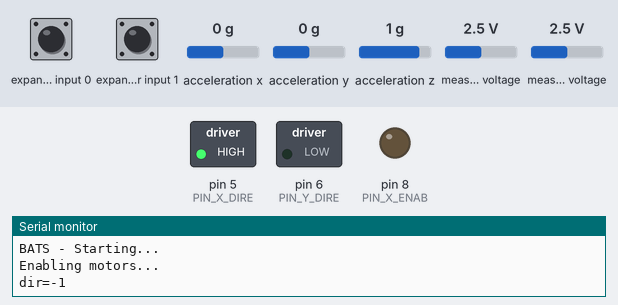
Recording of a sketch running on a simulated Arduino Uno, built with avr-gcc and run on an emulated ATmega328P. On the bench: switched loads named in the sketch (green lamp = pin HIGH), output pins drawn as LEDs (lit = HIGH), the last lines printed to the serial monitor. Wiring (inferred from the names in the program): Wii Nunchuk at I2C address 0x52. The inputs (shaded band) are chosen by the test bench; at power-on: measured voltage 2.5 V, expander input 0 HIGH, expander input 1 HIGH, acceleration x 0 g, acceleration y 0 g, acceleration z 1 g. Pins used as bus, display or sensor lines are not drawn.

Above: at 1.2 s.
1.3 s: measured voltage (sensor 200) set to 2.9 V
At 2.2 s:
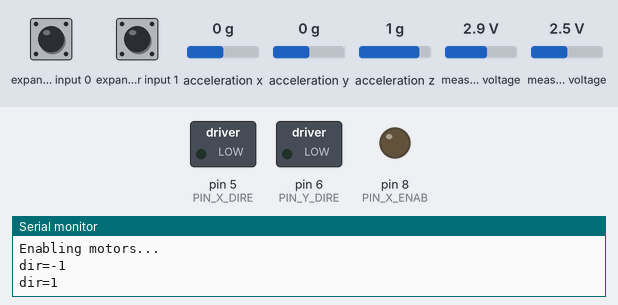
2.8 s: measured voltage (sensor 201) set to 2.3 V
At 3.3 s:
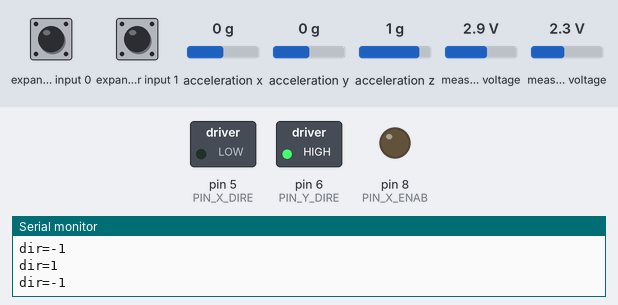
4.3 s: measured voltage (sensor 200) set to 2.7 V
5.8 s: measured voltage (sensor 200) set to 2.4 V
At 6.7 s:
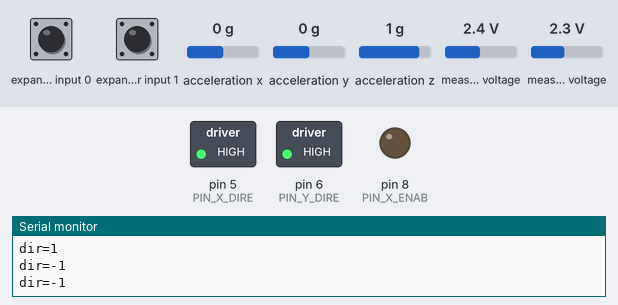
7.3 s: measured voltage (sensor 200) set to 3.8 V
At 8.0 s:
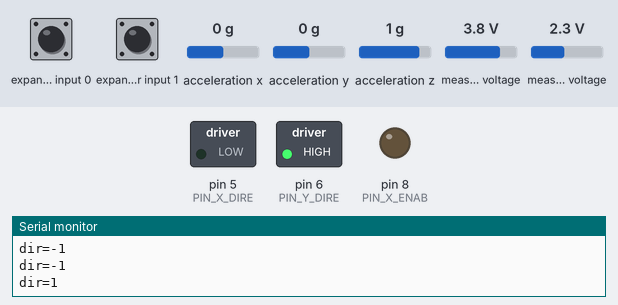
8.8 s: measured voltage (sensor 200) set to 0.1 V
At 10.2 s:
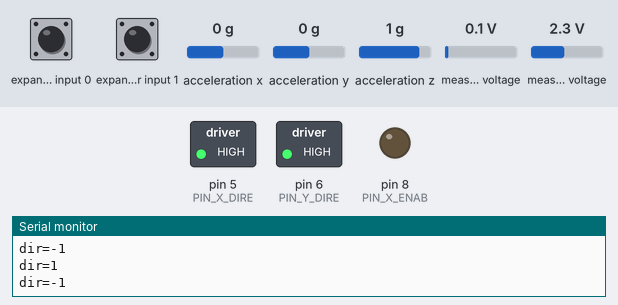
Timing chart, 0 to 11.3 s (numbered marks = the images above; inputs shaded):
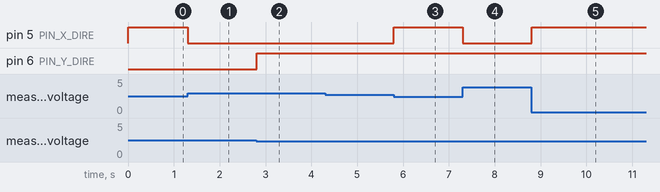

Measured:
- the behaviour switches between 2.7 and 2.8 V on measured voltage (sensor 200) (found by bisection; images 0 and 1)
- the behaviour switches between 2.5 and 2.4 V on measured voltage (sensor 201) (found by bisection; images 1 and 2)
- the behaviour switches between 2.6 and 2.5 V on measured voltage (sensor 200) (found by bisection; images 2 and 3)
- after the input at 1.3 s, pin 5 (PIN_X_DIRE): HIGH → LOW at once
- after the input at 2.8 s, pin 6 (PIN_Y_DIRE): LOW → HIGH at once
- after the input at 4.3 s, every drawn part: stays the same
- after the input at 5.8 s, pin 5 (PIN_X_DIRE): LOW → HIGH at once
- after the input at 7.3 s, pin 5 (PIN_X_DIRE): HIGH → LOW at once
- after the input at 8.8 s, pin 5 (PIN_X_DIRE): LOW → HIGH at once

The sketch:

BATS.ino
```cpp
#include "Wire.h"
#include "WiiChuck.h"
#include "utils.h"


/* ******************************************************************************
 *  PARAMETERS AND CONFIGURATION                                                *
 ****************************************************************************** */
/*long MCM_from_1_to_22[] =
  { 0,1, 2, 6, 12, 60, 60, 420, 840, 2520, 2520, 27720, 27720, 360360, 360360, 360360,
    720720, 12252240, 12252240, 232792560, 232792560, 232792560, 232792560}; */

// ====================== JOYSTICK CONFIGURATION, CALIBRATION AND SCALE
#define JOYVALUE_X_LEFT -85    // CALIBRATION VALUES (left -)
#define JOYVALUE_X_CENTER 11   // CALIBRATION VALUES
#define JOYVALUE_X_RIGHT 114   // CALIBRATION VALUES (right +)

#define JOYVALUE_Y_UP 95       // CALIBRATION VALUES (up +)
#define JOYVALUE_Y_CENTER -3   // CALIBRATION VALUES
#define JOYVALUE_Y_DOWN -102   // CALIBRATION VALUES (down -)

#define JOYSCALE_X 1000        // SCALED VALUE FOR -LEFT, +RIGHT FROM CENTER
#define JOYDEADZONE_X 50       // SCALED VALUE FOR DEAD ZONE
#define JOYSCALE_Y 1000        // SCALED VALUE FOR -DOWN, +UP FROM CENTER
#define JOYDEADZONE_Y 50       // SCALED VALUE FOR DEAD ZONE

#define FREQ_READ_CHUCK 20

// =================================================== MOTORS CONFIGURATION
#define PIN_X_STEP 2
#define PIN_X_DIRE 5
#define PIN_X_ENAB 8
#define X_STEPS_FACTOR 1

#define PIN_Y_STEP 3
#define PIN_Y_DIRE 6
#define PIN_Y_ENAB 8
#define Y_STEPS_FACTOR 1

#define PIN_Z_STEP 4
#define PIN_Z_DIRE 7
#define PIN_Z_ENAB 8
#define Z_STEPS_FACTOR 1

#define usSTEPDELAY 20
#define usLOOPDELAY 200

#define MINFREQ_X 128
#define MAXFREQ_X 2
#define MINFREQ_Y 128
#define MAXFREQ_Y 2

// ================================================= JOYSTICK FUNCTIONS
WiiChuck chuck = WiiChuck();
int joyXPos, joyYPos;
int scaledjoyXPos, scaledjoyYPos;
bool joyCBut, joyZBut;

void readJoyPos()
{
  chuck.update();
  joyXPos = chuck.readJoyX();
  joyYPos = chuck.readJoyY();
  joyZBut = chuck.buttonZ;
  joyCBut = chuck.buttonC;
  // Converts read from chuck to scaled position with dead zone
  if (joyXPos<JOYVALUE_X_CENTER) { // go left (-)
    scaledjoyXPos = map( joyXPos, JOYVALUE_X_LEFT, JOYVALUE_X_CENTER, -JOYSCALE_X, 0);
    if (scaledjoyXPos < -JOYSCALE_X) scaledjoyXPos = -JOYSCALE_X;
    if (scaledjoyXPos > -JOYDEADZONE_X) scaledjoyXPos = 0;
  } else {                        // go right (+)
    scaledjoyXPos = map( joyXPos, JOYVALUE_X_CENTER,JOYVALUE_X_RIGHT, 0, JOYSCALE_X);
    if (scaledjoyXPos > JOYSCALE_X) scaledjoyXPos = JOYSCALE_X;
    if (scaledjoyXPos < JOYDEADZONE_X) scaledjoyXPos = 0;
  }
  if (joyYPos<JOYVALUE_Y_CENTER) { // go down (-)
    scaledjoyYPos = map( joyYPos, JOYVALUE_Y_DOWN, JOYVALUE_Y_CENTER, -JOYSCALE_Y, 0);
    if (scaledjoyYPos < -JOYSCALE_Y) scaledjoyYPos = -JOYSCALE_Y;
    if (scaledjoyYPos > -JOYDEADZONE_Y) scaledjoyYPos = 0;
  } else {                        // go up (+)
    scaledjoyYPos = map( joyYPos, JOYVALUE_Y_CENTER,JOYVALUE_Y_UP, 0, JOYSCALE_Y);
    if (scaledjoyYPos > JOYSCALE_Y) scaledjoyYPos = JOYSCALE_Y;
    if (scaledjoyYPos < JOYDEADZONE_Y) scaledjoyYPos = 0;
  }

}


// =================================================== MOTORS FUNCTIONS
void oneStep(int steppin)
{
   digitalWrite(steppin, HIGH);
   delayMicroseconds(usSTEPDELAY);
   digitalWrite(steppin, LOW);
}

void setDirection(int dirpin, int dir)
{
   Serial.print("dir=");
   Serial.println(dir);
   digitalWrite(dirpin, dir<0?HIGH:LOW);
}

long freqX =0, freqY =0;
long lastFreqX =0, lastFreqY =0;
int  dirX, dirY;
void determineFreqsAndDirection()
{
  lastFreqX = freqX;
  // freqX
  if (scaledjoyXPos<0) { // go left
    freqX = map (scaledjoyXPos, -JOYSCALE_X, -JOYDEADZONE_X, -MAXFREQ_X, -MINFREQ_X);
  }
  else if (scaledjoyXPos>0) { // go right
    freqX = map (scaledjoyXPos, JOYSCALE_X, JOYDEADZONE_X, MAXFREQ_X, MINFREQ_X);
  }
  else freqX=0;
  // freqY
  lastFreqY = freqY;
  if (scaledjoyYPos<0) { // go down
    freqY = map (scaledjoyYPos, -JOYSCALE_Y, -JOYDEADZONE_Y, -MAXFREQ_Y, -MINFREQ_Y);
  }
  else if (scaledjoyYPos>0) { // go up
    freqY = map (scaledjoyYPos, JOYSCALE_Y, JOYDEADZONE_Y, MAXFREQ_Y, MINFREQ_Y);
  }
  else freqY=0;

  dirX = sgn(freqX);
  if ((dirX!=sgn(lastFreqX)) && (dirX!=0)) {
    setDirection(PIN_X_DIRE, sgn(freqX));
  }
  dirY = sgn(freqY);
  if ((dirY!=sgn(lastFreqY)) && (dirY!=0)) {
    setDirection(PIN_Y_DIRE, sgn(freqY));
  }


}


// ====================================== SETUP & LOOP
void setup() {
  Serial.begin(115200);
  Serial.println("BATS - Starting...");
  chuck.begin();
  pinMode(PIN_X_DIRE, OUTPUT);
  pinMode(PIN_Y_DIRE, OUTPUT);
  pinMode(PIN_X_STEP, OUTPUT);
  pinMode(PIN_Y_STEP, OUTPUT);
  pinMode(PIN_X_ENAB, OUTPUT);
  pinMode(PIN_Y_ENAB, OUTPUT);

  Serial.println("Enabling motors...");
  digitalWrite(PIN_X_ENAB, LOW);
  digitalWrite(PIN_Y_ENAB, LOW);

}

long loopsSinceLastReadChuck = 0;
long loopsSinceLastMoveX = 0;
long loopsSinceLastMoveY = 0;

void loop() {
  // read joyStick? =================================
  loopsSinceLastReadChuck++;
  if (loopsSinceLastReadChuck>=FREQ_READ_CHUCK) {
    readJoyPos();
    determineFreqsAndDirection();
    loopsSinceLastReadChuck=0;
  }

  // move motors? ===================================
  if (freqX!=0) {
    loopsSinceLastMoveX++;
    //Serial.print(freqX);
    //Serial.print(" ");
    //Serial.println(loopsSinceLastMoveX);
    if (loopsSinceLastMoveX>=abs(freqX)) {
      //Serial.println("step");
      oneStep(PIN_X_STEP);
      loopsSinceLastMoveX=0;
    }
  } else loopsSinceLastMoveX =0;

  if (freqY!=0) {
    loopsSinceLastMoveY++;
    if (loopsSinceLastMoveY>=abs(freqY)) {
      //Serial.println("stepY");
      oneStep(PIN_Y_STEP);
      loopsSinceLastMoveY=0;
    }
  } else loopsSinceLastMoveY =0;


  delayMicroseconds(usLOOPDELAY);
}
```

WiiChuck.h
```cpp
/*
 * Nunchuck -- Use a Wii Nunchuck
 * Tim Hirzel http://www.growdown.com
 *
 notes on Wii Nunchuck Behavior.
 This library provides an improved derivation of rotation angles from the nunchuck accelerometer data.
 The biggest different over existing libraries (that I know of ) is the full 360 degrees of Roll data
 from teh combination of the x and z axis accelerometer data using the math library atan2.

 It is accurate with 360 degrees of roll (rotation around axis coming out of the c button, the front of the wii),
 and about 180 degrees of pitch (rotation about the axis coming out of the side of the wii).  (read more below)

 In terms of mapping the wii position to angles, its important to note that while the Nunchuck
 sense Pitch, and Roll, it does not sense Yaw, or the compass direction.  This creates an important
 disparity where the nunchuck only works within one hemisphere.  At a result, when the pitch values are
 less than about 10, and greater than about 170, the Roll data gets very unstable.  essentially, the roll
 data flips over 180 degrees very quickly.   To understand this property better, rotate the wii around the
 axis of the joystick.  You see the sensor data stays constant (with noise).  Because of this, it cant know
 the difference between arriving upside via 180 degree Roll, or 180 degree pitch.  It just assumes its always
 180 roll.


 *
 * This file is an adaptation of the code by these authors:
 * Tod E. Kurt, http://todbot.com/blog/
 *
 * The Wii Nunchuck reading code is taken from Windmeadow Labs
 * http://www.windmeadow.com/node/42
 *
 * Conversion to Arduino 1.0 by Danjovic
 * http://hotbit.blogspot.com
 *
 */

#ifndef WiiChuck_h
#define WiiChuck_h


#include "Arduino.h"
#include <Wire.h>
#include <math.h>


// these may need to be adjusted for each nunchuck for calibration
#define ZEROX 510
#define ZEROY 490
#define ZEROZ 460
#define RADIUS 210  // probably pretty universal

#define DEFAULT_ZERO_JOY_X 124
#define DEFAULT_ZERO_JOY_Y 132


class WiiChuck {
    private:
        uint8_t cnt;
        uint8_t status[6];              // array to store wiichuck output
        uint8_t averageCounter;
        //int accelArray[3][AVERAGE_N];  // X,Y,Z
        int i;
        int total;
        uint8_t zeroJoyX;   // these are about where mine are
        uint8_t zeroJoyY; // use calibrateJoy when the stick is at zero to correct
        int lastJoyX;
        int lastJoyY;
        int angles[3];

        bool lastZ, lastC;


    public:

        uint8_t joyX;
        uint8_t joyY;
        bool buttonZ;
        bool buttonC;
        void begin()
        {
            Wire.begin();
            cnt = 0;
            averageCounter = 0;
            // instead of the common 0x40 -> 0x00 initialization, we
            // use 0xF0 -> 0x55 followed by 0xFB -> 0x00.
            // this lets us use 3rd party nunchucks (like cheap $4 ebay ones)
            // while still letting us use official oness.
            // only side effect is that we no longer need to decode bytes in _nunchuk_decode_byte
            // see http://forum.arduino.cc/index.php?topic=45924#msg333160
            //
            Wire.beginTransmission(0x52);       // device address
            Wire.write(0xF0);
            Wire.write(0x55);
            Wire.endTransmission();
            delay(1);
            Wire.beginTransmission(0x52);
            Wire.write(0xFB);
            Wire.write((uint8_t)0x00);

            Wire.endTransmission();
            update();
            for (i = 0; i<3;i++) {
                angles[i] = 0;
            }
            zeroJoyX = DEFAULT_ZERO_JOY_X;
            zeroJoyY = DEFAULT_ZERO_JOY_Y;
        }


        void calibrateJoy() {
            zeroJoyX = joyX;
            zeroJoyY = joyY;
        }

        void update() {

            Wire.requestFrom (0x52, 6); // request data from nunchuck
            while (Wire.available ()) {
                // receive byte as an integer
                status[cnt] = _nunchuk_decode_byte (Wire.read()); //
                cnt++;
            }
            if (cnt > 5) {
                lastZ = buttonZ;
                lastC = buttonC;
                lastJoyX = readJoyX();
                lastJoyY = readJoyY();
                //averageCounter ++;
                //if (averageCounter >= AVERAGE_N)
                //    averageCounter = 0;

                cnt = 0;
                joyX = (status[0]);
                joyY = (status[1]);
                for (i = 0; i < 3; i++)
                    //accelArray[i][averageCounter] = ((int)status[i+2] << 2) + ((status[5] & (B00000011 << ((i+1)*2) ) >> ((i+1)*2)));
                    angles[i] = (status[i+2] << 2) + ((status[5] & (B00000011 << ((i+1)*2) ) >> ((i+1)*2)));

                //accelYArray[averageCounter] = ((int)status[3] << 2) + ((status[5] & B00110000) >> 4);
                //accelZArray[averageCounter] = ((int)status[4] << 2) + ((status[5] & B11000000) >> 6);

                buttonZ = !( status[5] & B00000001);
                buttonC = !((status[5] & B00000010) >> 1);
                _send_zero(); // send the request for next bytes

            }
        }


    // UNCOMMENT FOR DEBUGGING
    //byte * getStatus() {
    //    return status;
    //}

    float readAccelX() {
       // total = 0; // accelArray[xyz][averageCounter] * FAST_WEIGHT;
        return (float)angles[0] - ZEROX;
    }
    float readAccelY() {
        // total = 0; // accelArray[xyz][averageCounter] * FAST_WEIGHT;
        return (float)angles[1] - ZEROY;
    }
    float readAccelZ() {
        // total = 0; // accelArray[xyz][averageCounter] * FAST_WEIGHT;
        return (float)angles[2] - ZEROZ;
    }

    bool zPressed() {
        return (buttonZ && ! lastZ);
    }
    bool cPressed() {
        return (buttonC && ! lastC);
    }

    // for using the joystick like a directional button
    bool rightJoy(int thresh=60) {
        return (readJoyX() > thresh and lastJoyX <= thresh);
    }

    // for using the joystick like a directional button
    bool leftJoy(int thresh=60) {
        return (readJoyX() < -thresh and lastJoyX >= -thresh);
    }


    int readJoyX() {
        return (int) joyX - zeroJoyX;
    }

    int readJoyY() {
        return (int)joyY - zeroJoyY;
    }


    // R, the radius, generally hovers around 210 (at least it does with mine)
   // int R() {
   //     return sqrt(readAccelX() * readAccelX() +readAccelY() * readAccelY() + readAccelZ() * readAccelZ());
   // }


    // returns roll degrees
    int readRoll() {
        return (int)(atan2(readAccelX(),readAccelZ())/ M_PI * 180.0);
    }

    // returns pitch in degrees
    int readPitch() {
        return (int) (acos(readAccelY()/RADIUS)/ M_PI * 180.0);  // optionally swap 'RADIUS' for 'R()'
    }

    private:
        uint8_t _nunchuk_decode_byte (uint8_t x)
        {
            //decode is only necessary with certain initializations
            //x = (x ^ 0x17) + 0x17;
            return x;
        }

        void _send_zero()
        {
            Wire.beginTransmission (0x52);      // transmit to device 0x52
            Wire.write ((uint8_t)0x00);         // sends one byte
            Wire.endTransmission ();    // stop transmitting
        }

};


#endif
```

utils.h
```cpp
static inline int8_t sgn(long val) {
  if (val < 0) return -1;
  if (val==0) return 0;
  return 1;
}
```
